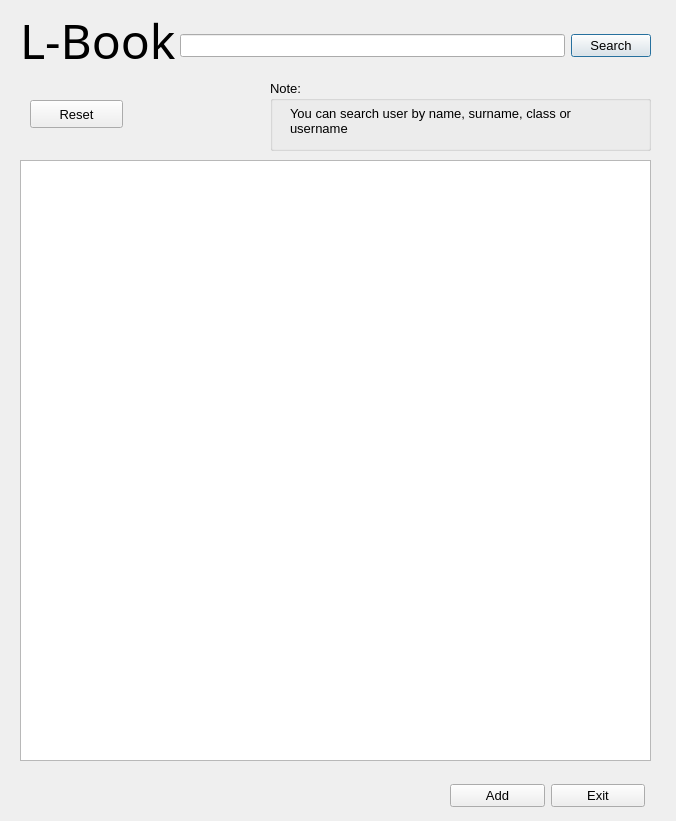
<?xml version="1.0" encoding="UTF-8"?>
<ui version="4.0">
 <class>userList</class>
 <widget class="QDialog" name="userList">
  <property name="geometry">
   <rect>
    <x>0</x>
    <y>0</y>
    <width>676</width>
    <height>821</height>
   </rect>
  </property>
  <property name="windowTitle">
   <string>Dialog</string>
  </property>
  <widget class="QLabel" name="logoLabel">
   <property name="geometry">
    <rect>
     <x>20</x>
     <y>0</y>
     <width>171</width>
     <height>81</height>
    </rect>
   </property>
   <property name="font">
    <font>
     <family>A Charming Font Expanded</family>
     <pointsize>36</pointsize>
    </font>
   </property>
   <property name="text">
    <string>L-Book</string>
   </property>
  </widget>
  <widget class="QTableWidget" name="tableWidget">
   <property name="geometry">
    <rect>
     <x>20</x>
     <y>160</y>
     <width>631</width>
     <height>601</height>
    </rect>
   </property>
  </widget>
  <widget class="QGroupBox" name="groupBox">
   <property name="geometry">
    <rect>
     <x>270</x>
     <y>80</y>
     <width>381</width>
     <height>71</height>
    </rect>
   </property>
   <property name="font">
    <font>
     <pointsize>10</pointsize>
    </font>
   </property>
   <property name="title">
    <string>Note:</string>
   </property>
   <widget class="QLabel" name="label_2">
    <property name="geometry">
     <rect>
      <x>20</x>
      <y>20</y>
      <width>341</width>
      <height>41</height>
     </rect>
    </property>
    <property name="text">
     <string>You can search user by name, surname, class or username </string>
    </property>
    <property name="wordWrap">
     <bool>true</bool>
    </property>
   </widget>
  </widget>
  <widget class="QWidget" name="layoutWidget_1">
   <property name="geometry">
    <rect>
     <x>180</x>
     <y>30</y>
     <width>471</width>
     <height>32</height>
    </rect>
   </property>
   <layout class="QHBoxLayout" name="horizontalLayout">
    <item>
     <widget class="QLineEdit" name="searchLine">
      <property name="font">
       <font>
        <pointsize>10</pointsize>
       </font>
      </property>
     </widget>
    </item>
    <item>
     <widget class="QPushButton" name="searchButton">
      <property name="font">
       <font>
        <pointsize>10</pointsize>
       </font>
      </property>
      <property name="text">
       <string>Search</string>
      </property>
     </widget>
    </item>
   </layout>
  </widget>
  <widget class="QWidget" name="layoutWidget_2">
   <property name="geometry">
    <rect>
     <x>450</x>
     <y>780</y>
     <width>195</width>
     <height>32</height>
    </rect>
   </property>
   <layout class="QHBoxLayout" name="horizontalLayout_2">
    <item>
     <widget class="QPushButton" name="addButton">
      <property name="font">
       <font>
        <pointsize>10</pointsize>
       </font>
      </property>
      <property name="text">
       <string>Add</string>
      </property>
     </widget>
    </item>
    <item>
     <widget class="QPushButton" name="exitButton">
      <property name="font">
       <font>
        <pointsize>10</pointsize>
       </font>
      </property>
      <property name="text">
       <string>Exit</string>
      </property>
     </widget>
    </item>
   </layout>
  </widget>
  <widget class="QPushButton" name="resetButton">
   <property name="geometry">
    <rect>
     <x>30</x>
     <y>100</y>
     <width>93</width>
     <height>28</height>
    </rect>
   </property>
   <property name="font">
    <font>
     <pointsize>10</pointsize>
    </font>
   </property>
   <property name="text">
    <string>Reset</string>
   </property>
  </widget>
 </widget>
 <resources/>
 <connections/>
</ui>
